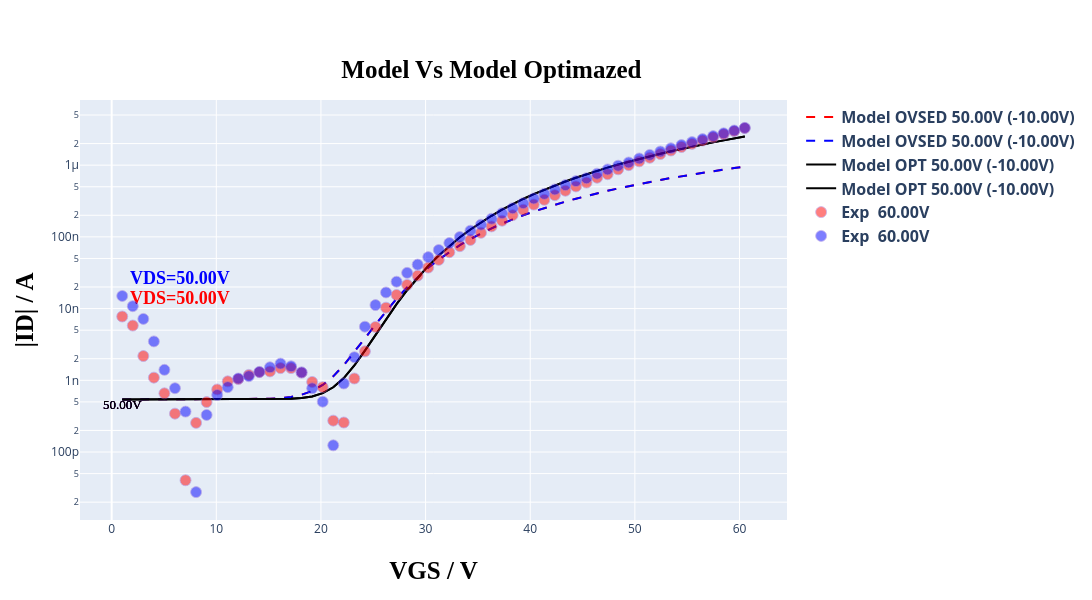
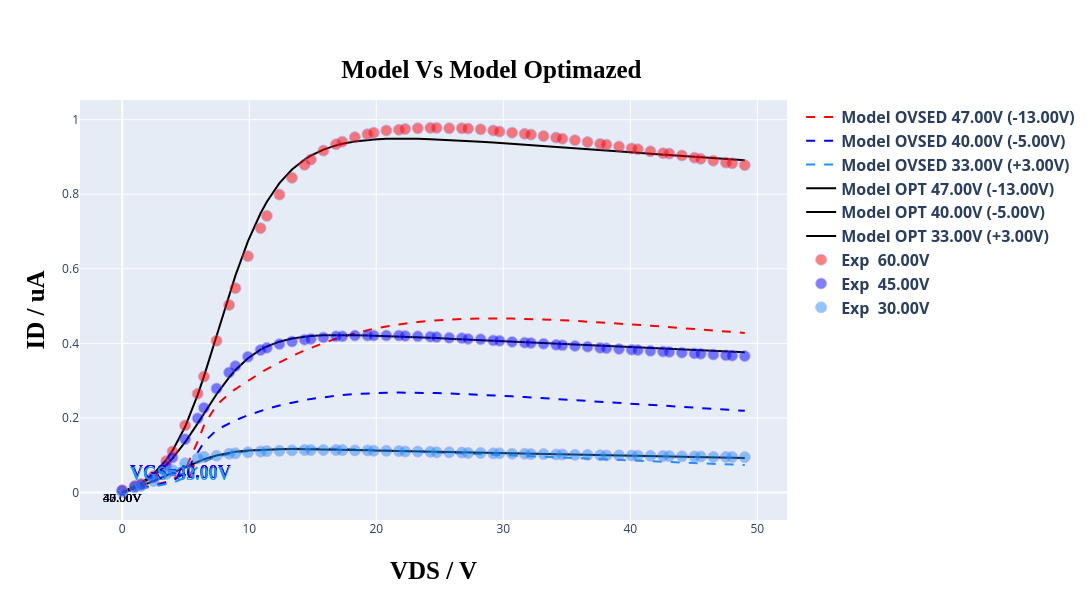

Notebook source saved alongside these figures, in order:
### Code cell
# @title #### **Print grafics plots of model Optimizad and model data.** { run: "auto" }
# @markdown ### ***Choice the plot that you want to view:***
# @markdown ---
option = 'Show both curves comp' # @param ["Show Transfer curve opt", "Show output curve opt", "Show both curves opt", "Show Transfer curve comp", "Show output curve comp", "Show both curves comp"]

model_opt = create_optimized_model(read, TFTModel, n_points, type_curve_plot, coeff_opt, input_voltage, Vv, load_idleak, width_t, count_transfer, tp_tst, settings['experimental_data_scale_transfer'], settings['current_typic'], resistance, current, path_voltages=path_voltages)

in_model_data_opt, in_exp_data_opt, out_model_data_opt, out_exp_data_opt, in_model_data_comp, in_exp_data_comp, out_model_data_comp, out_exp_data_comp = get_model_data(read, count_transfer, count_output, Vv, Id, model_opt, model, compare=True)

# The comparison view reuses the same discovered/filtered nominal tensions as the main plot.
plot_curves(option, plot, list_tension, list_tension_shift, count_transfer, in_model_data_comp, out_model_data_comp, in_exp_data_comp, out_exp_data_comp, shift_list, settings.get('selected_curves', settings.get('select_files', '')), settings['current_typic'], type_curve_plot, compare=True)

error(in_exp_data_opt, in_model_data_opt, out_exp_data_opt, out_model_data_opt)
print('\n\n')
